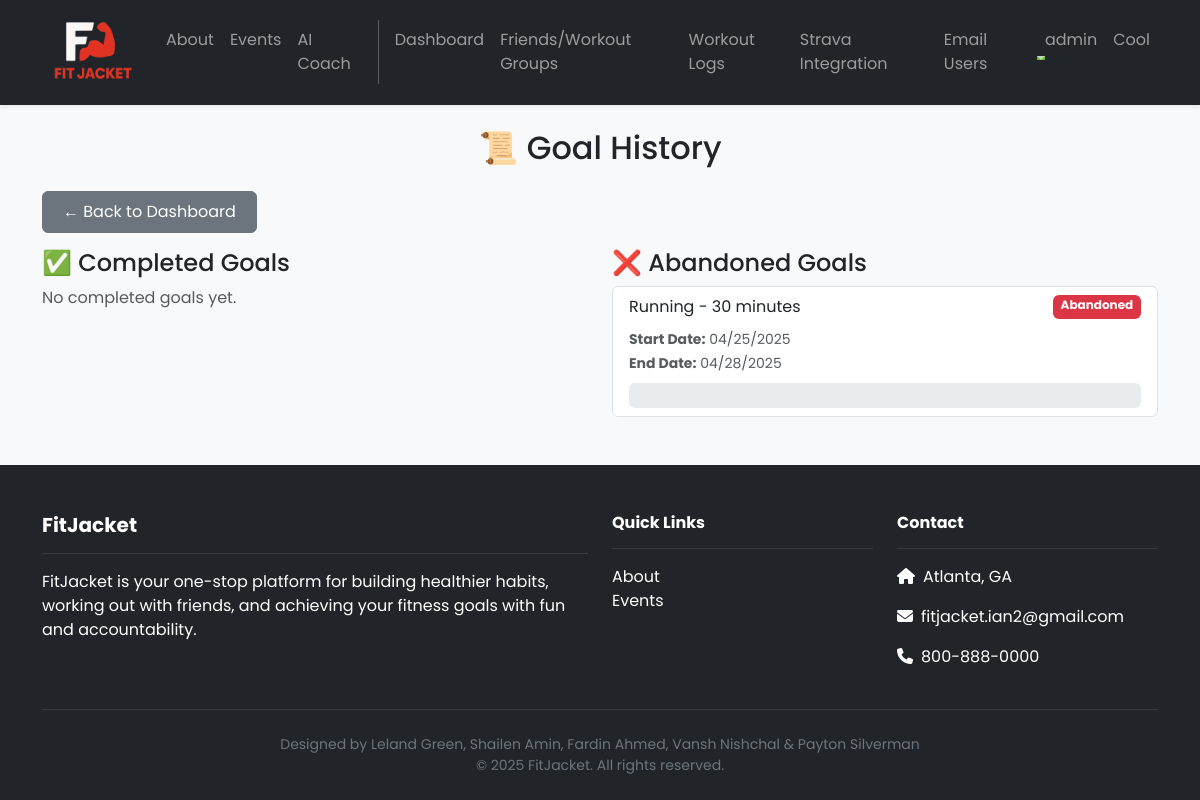
The page /dashboard/goal-history/ (signed in) on the database as committed earlier.
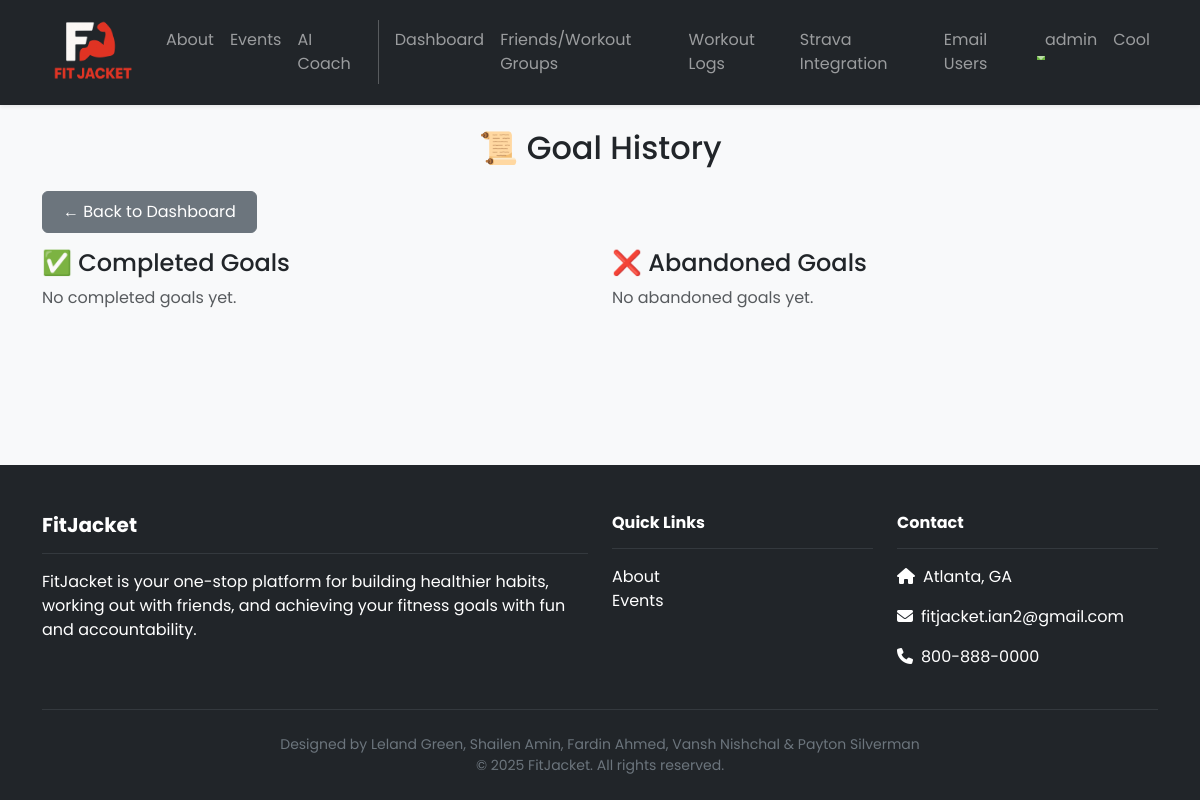
The same page on the database as committed later.
### friends/models.py (models this page shows)
class WorkoutGroup(models.Model):
    name = models.CharField(max_length=255)
    created_by = models.ForeignKey(User, on_delete=models.CASCADE, related_name='created_groups')
    created_at = models.DateTimeField(auto_now_add=True)

### dashboard/models.py (models this page shows, shortened)
class Goal(models.Model):
    text = models.CharField(max_length=255)
    created_at = models.DateTimeField(auto_now_add=True)
    start_date = models.DateTimeField(null=True, blank=True, default=timezone.now)
    end_date = models.DateTimeField(null=True, blank=True, default=timezone.now)
    user = models.ForeignKey(User, on_delete=models.CASCADE, null=True)
    completed = models.BooleanField(default=False)
    abandoned = models.BooleanField(default=False)
    favorite = models.BooleanField(default=False)
    total_duration_seconds = models.IntegerField(default=0)
    calories_burnt_per_second = models.FloatField(default=0.0)
    progress = models.FloatField(default=0.0)

### dashboard/views.py (the view)
# urls.py: path('goal-history/', views.goal_history, name='GoalHistory'),
@login_required
def goal_history(request):
    completed_goals = Goal.objects.filter(user=request.user, completed=True)
    abandoned_goals = Goal.objects.filter(user=request.user, abandoned=True)
    return render(request, 'dashboard/goal-history.html', {
        'completed_goals': completed_goals,
        'abandoned_goals': abandoned_goals,
    })

### accounts/context_processors.py (called while the page is built)
def admin_group(request):
    if request.user.is_authenticated:
        is_admin = request.user.groups.filter(name='admin').exists()
    else:
        is_admin = False
    return {'is_admin': is_admin}

### friends/context_processors.py (called while the page is built)
def user_groups(request):
    if request.user.is_authenticated:
        groups = WorkoutGroup.objects.filter(groupmember__user=request.user)
    else:
        groups = []
    return {'user_groups': groups}

### dashboard/templates/dashboard/goal-history.html (shortened to what this page needs)
{% extends 'base.html' %}
{% block content %}
<div class="container py-4">
  <h2 class="mb-4 text-center">📜 Goal History</h2>
  <a href="{% url 'Dashboard' %}" class="btn btn-secondary mb-3">← Back to Dashboard</a>
  <div class="row g-4">
    <div class="col-md-6">
      <h4>✅ Completed Goals</h4>
      {% if completed_goals %}
        <ul class="list-group">
          {% for goal in completed_goals %}
            <li class="list-group-item">
              <div class="d-flex justify-content-between">
                <span>{{ goal.text }}</span>
                <span class="badge bg-success">Completed</span>
              </div>
              <div class="mt-2 text-muted">
                <small>
                  <strong>Start Date:</strong> {{ goal.start_date|date:"m/d/Y" }} <br>
                  <strong>End Date:</strong> {{ goal.end_date|date:"m/d/Y" }}
                </small>
              </div>
              <div class="progress mt-2" style="height: 25px;">
                <div
                  class="progress-bar bg-success"
                  role="progressbar"
                  style="width: {{ goal.progress }}%;"
                  aria-valuenow="{{ goal.progress }}"
                  aria-valuemin="0"
                  aria-valuemax="100">
                  {{ goal.progress|floatformat:2 }}%
                </div>
              </div>
            </li>
          {% endfor %}
        </ul>
      {% else %}
        <p class="text-muted">No completed goals yet.</p>
      {% endif %}
    </div>
    <div class="col-md-6">
      <h4>❌ Abandoned Goals</h4>
      {% if abandoned_goals %}
        <ul class="list-group">
          {% for goal in abandoned_goals %}
            <li class="list-group-item">
              <div class="d-flex justify-content-between">
                <span>{{ goal.text }}</span>
                <span class="badge bg-danger">Abandoned</span>
              </div>
              <div class="mt-2 text-muted">
                <small>
                  <strong>Start Date:</strong> {{ goal.start_date|date:"m/d/Y" }} <br>
                  <strong>End Date:</strong> {{ goal.end_date|date:"m/d/Y" }}
                </small>
              </div>
              <div class="progress mt-2" style="height: 25px;">
              </div>
            </li>
          {% endfor %}
        </ul>
      {% else %}
        <p class="text-muted">No abandoned goals yet.</p>
      {% endif %}
    </div>
  </div>
</div>
{% endblock %}

### FitJacket/templates/base.html (shortened to what the changed rows need)
<!DOCTYPE html>
<html>
  {% load static %}
  <head>
    <link href="https://cdn.jsdelivr.net/npm/bootstrap@5.3.3/dist/css/bootstrap.min.css" rel="stylesheet">
    <link rel="stylesheet" href="https://cdnjs.cloudflare.com/ajax/libs/font-awesome/6.4.0/css/all.min.css">
    <link rel="stylesheet" type="text/css" href="{% static 'css/style.css' %}">
  </head>
  <body>
    <nav class="navbar navbar-dark bg-dark navbar-expand-lg sticky-top shadow-sm py-2m">
      <div class="container">
        <div class="collapse navbar-collapse" id="navbarNavAltMarkup">
          <div class="navbar-nav ms-auto navbar-ml">
            <a class="nav-link {% if request.path == '/about/' %}active{% endif %}" href="{% url 'home.about' %}" aria-current="{% if request.path == '/about/' %}page{% endif %}">About</a>
            <a class="nav-link {% if request.path == '/events/' %}active{% endif %}" href="{% url 'events.about' %}" aria-current="{% if request.path == '/events/' %}page{% endif %}">Events</a>
            <a class="nav-link" href="{% url 'ai_coach:home' %}">AI Coach</a>
            {% if user.is_authenticated %}
              <a class="nav-link {% if request.path == '/dashboard/' %}active{% endif %}" href="{% url 'Dashboard' %}" aria-current="{% if request.path == '/dashboard/' %}page{% endif %}">Dashboard</a>
              <a class="nav-link" href="{% url 'friends:userList' %}">Friends/Workout Groups</a>
                <a class="nav-link" href="{% url 'workout_logs' %}">Workout Logs</a>
              <a class="nav-link" href="{% url 'strava.import' %}">Strava Integration</a>
              {% if is_admin %}
                <a class="nav-link" href="{% url 'administratorPanel.emailUsers' %}">Email Users</a>
              {% endif %}
              <li class="nav-item dropdown">
                <a class="nav-link dropdown-toggle" href="#" role="button" data-bs-toggle="dropdown">
                </a>
              </li>
            {% else %}
              <a class="nav-link" href="{% url 'accounts.login' %}">Login</a>
              <a class="nav-link" href="{% url 'accounts.signup' %}">Sign Up</a>
              <a class="nav-link" href="{% url 'accounts.resetPassword' %}">Reset Password</a>
            {% endif %}
            {% if user_groups %}
              {% for group in user_groups %}
                <a class="nav-link" href="{% url 'friends:groupDetail' group.id %}">{{ group.name }}</a>
              {% endfor %}
            {% endif %}
          </div>
        </div>
      </div>
    </nav>
    <div class="main-content" style="height: 80vh;">
      {% block content %}
      {% endblock content %}
    </div>
  </body>
</html>

Rows that differ between the two databases and show on the page:
removed Goal: text "Running - 30 minutes", start_date "04/25/2025", end_date "04/28/2025"
Other text that changed with them:
text now shown: "No abandoned goals yet."
